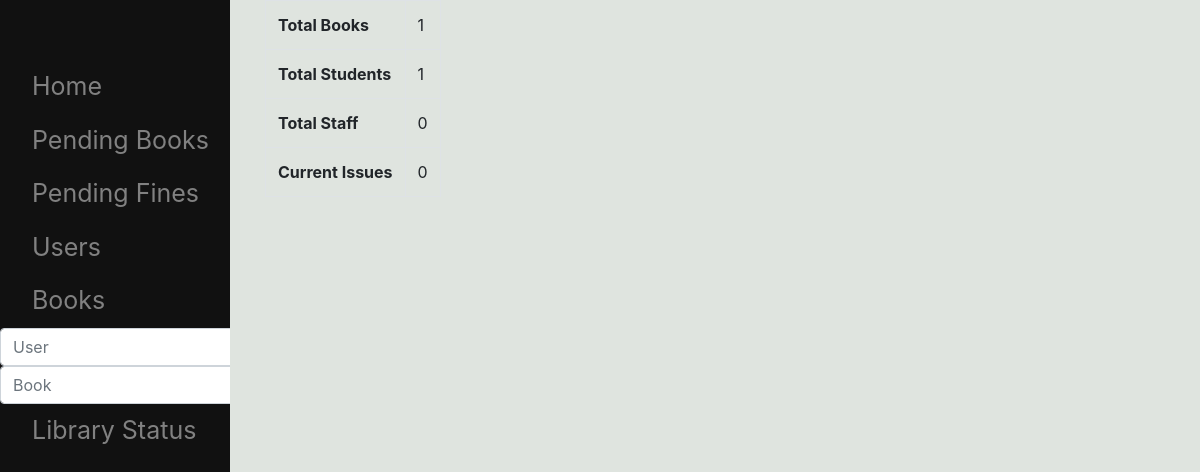
The page /library_condition on the database as committed earlier.
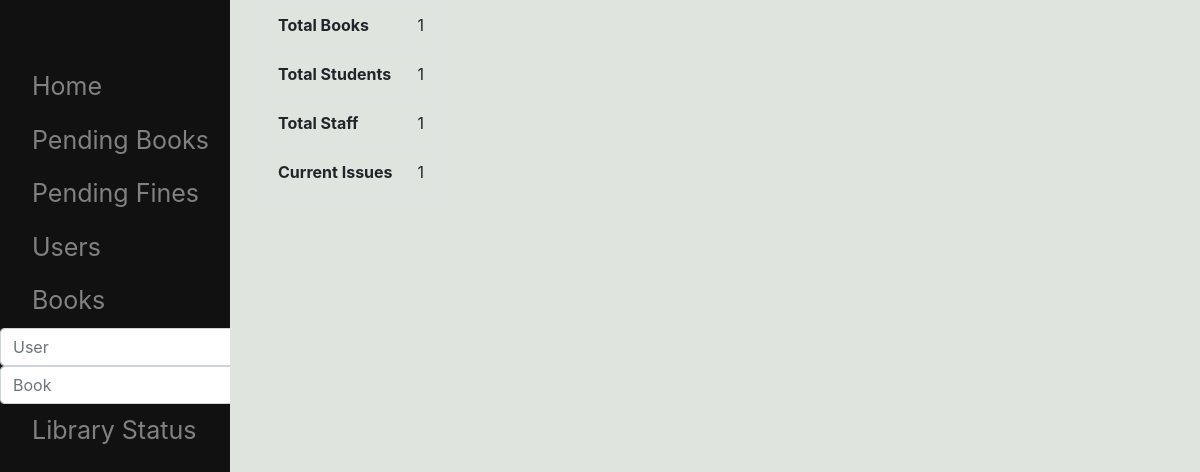
The same page on the database as committed later.
### lm/models.py (models this page shows, shortened)
class LibrarySettings(models.Model):
    maxDelayDayStudent = models.IntegerField(default=14)
    maxDelayDayFaculty = models.IntegerField(default=182)
    revenuePerDayStudent = models.IntegerField(default=10)
    revenuePerDayFaculty = models.IntegerField(default=10)
    total_Books = models.IntegerField(default=0,editable=True)
    total_student = models.IntegerField(default=000,editable=True)
    total_staff = models.IntegerField(default=000,editable=True)
    maxBookForStudent = models.IntegerField(default=2)
    maxBookForFaculty = models.IntegerField(default=3)
    total_issued = models.IntegerField(default=0,editable=True)

### lm/views.py (the view)
# urls.py: path('library_condition',views.status,name='status')
def status(request):
    return render(request,'lm/status.html',context={'sett':sett})

### lm/templates/lm/status.html
{% extends 'lm/base.html' %}
{% block body %}
<table class="table table-bordered" >
<tr><th>Total Books  </th><td>{{sett.total_Books}}</td></tr>
<tr><th>Total Students  </th><td>{{sett.total_student}}</td></tr>
<tr><th>Total Staff </th><td>{{sett.total_staff}}</td></tr>
<tr><th>Current Issues   </th><td>{{sett.total_issued}}</td></tr>
</table>
{% endblock  %}

Rows that differ between the two databases and show on the page:
changed LibrarySettings: total_staff "0" → "1"; total_issued "0" → "1"
